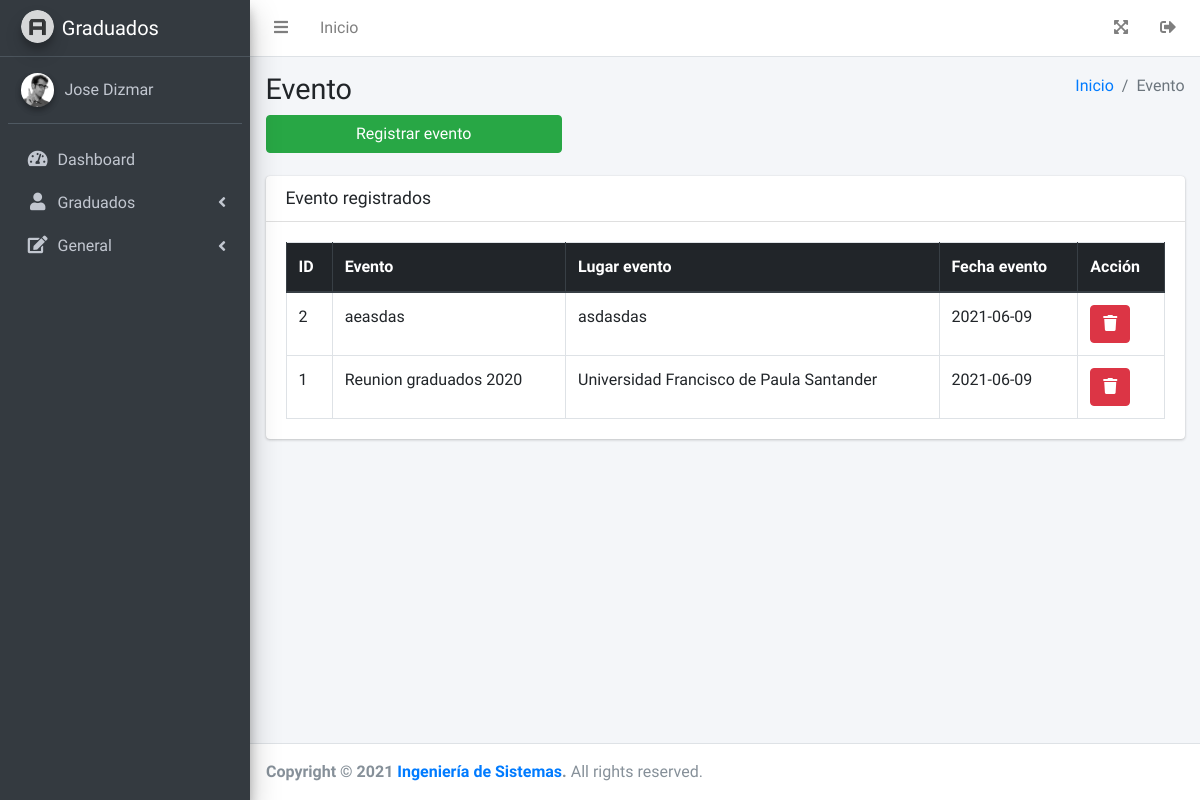
The page /Evento (signed in) on the database as committed earlier.
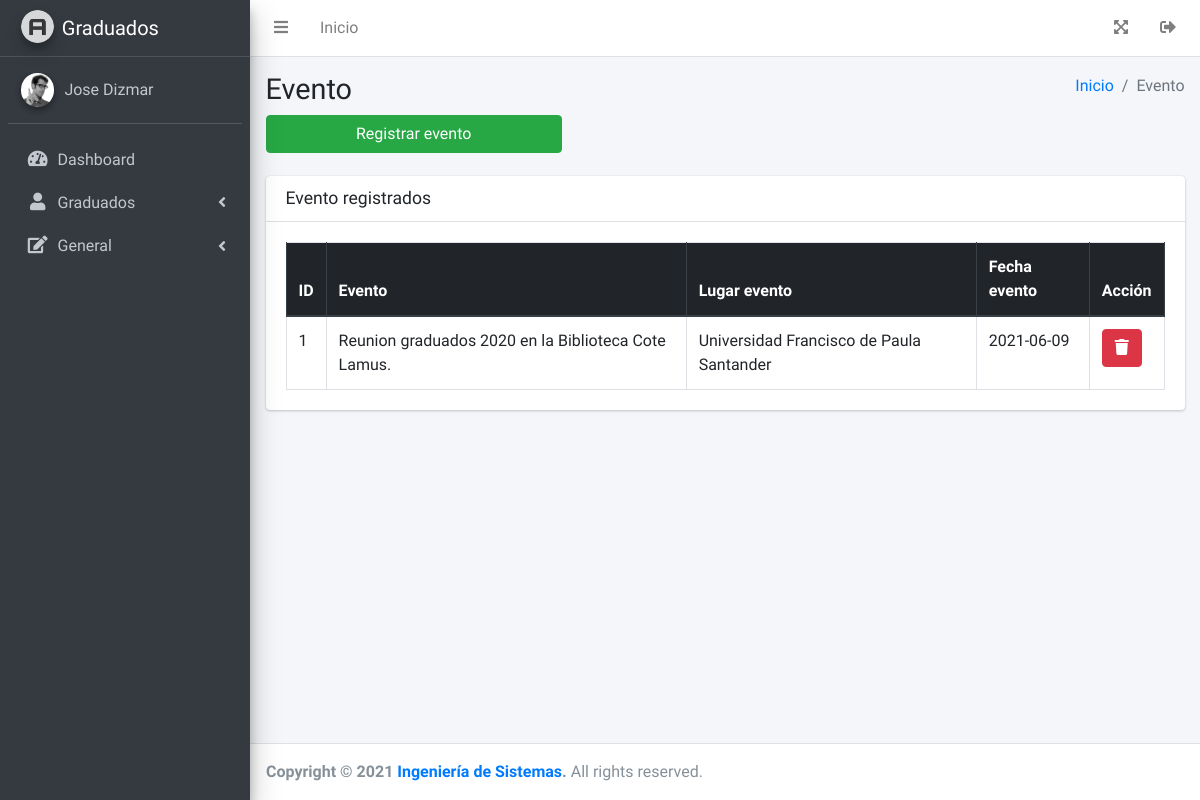
The same page on the database as committed later.
### tables this page shows
CREATE TABLE `evento` (
  `id` int(11) NOT NULL,
  `titulo` varchar(50) NOT NULL,
  `descripcion` varchar(100) NOT NULL,
  `fecha_evento` date NOT NULL,
  `lugar_evento` varchar(100) NOT NULL
);

### controller/Controlador.php (called while the page is built)
<?php
class Controlador
{
    public function ctrPlantilla()
    {
        include "view/Plantilla.php";
    }
}

### index.php (called while the page is built, shortened)
<?php
require_once "controller/Controlador.php";
$plantilla = new Controlador();
$plantilla->ctrPlantilla();
?>

### view/modulos/navegacion/Evento.php (the view, shortened to what the changed rows need)
<div class="content-wrapper">
    <div class="content-header">
        <div class="container-fluid">
            <div class="row mb-2">
                <div class="col-sm-6">
                    <h1 class="m-0">Evento</h1>
                </div>
                <div class="col-sm-6">
                    <ol class="breadcrumb float-sm-right">
                        <li class="breadcrumb-item"><a href="Administracion">Inicio</a></li>
                        <li class="breadcrumb-item active">Evento</li>
                    </ol>
                </div>
            </div>
            <div class="row mb-2">
                <div class="col-sm-4">
                    <a type="button" class="btn btn-block btn-success" data-toggle="modal" data-target="#modal-registrar-evento">Registrar evento</a>
                </div>
            </div>
        </div>
    </div>
    <section class="content">
        <div class="container-fluid">
            <div class="row">
                <div class="col-12">
                    <div class="card">
                        <div class="card-header">
                            <h3 class="card-title">Evento registrados</h3>
                        </div>
                        <div class="card-body">
                            <table id="example1" class="table table-bordered ">
                                <thead class="thead-dark">
                                    <tr>
                                        <th>ID</th>
                                        <th>Evento</th>
                                        <th>Lugar evento</th>
                                        <th>Fecha evento</th>
                                        <th>Acci&oacute;n</th>
                                    </tr>
                                </thead>
                                <tbody>
                                    <?php
                                    $query = $conexion->query("SELECT * FROM evento ORDER BY descripcion ASC");
                                    while ($row = mysqli_fetch_array($query)) {
                                        echo "<tr>
                                                <td>" . $row["id"] . "</td>
                                                <td>" . utf8_encode($row["descripcion"]) . "</td>
                                                <td>" . utf8_encode($row["lugar_evento"]) . "</td>
                                                <td>" . utf8_encode($row["fecha_evento"]) . "</td>
                                                <td>
                                                    <a class='btn btn-danger' onclick='verPersonal(" . $row["id"] . "," . 2 . ")'><i class='fas fa-trash'></i></a>
                                                </td>
                                            </tr>";
                                    }
                                    ?>
                                </tbody>
                            </table>
                        </div>
                    </div>
                </div>
            </div>
        </div>
    </section>
</div>

### view/modulos/menu.php (shortened to what the changed rows need)
<aside class="main-sidebar sidebar-dark-primary elevation-4">
    <a href="#!" class="brand-link">
        <img src="view/presentacion/admin/dist/img/AdminLTELogo.png" alt="AdminLTE Logo" class="brand-image img-circle elevation-3" style="opacity: .8">
        <span class="brand-text font-weight-light">Graduados</span>
    </a>
    <div class="sidebar">
        <div class="user-panel mt-3 pb-3 mb-3 d-flex">
            <div class="image">
                <img src="view/presentacion/admin/dist/img/user2-160x160.jpg" class="img-circle elevation-2" alt="User Image">
            </div>
            <div class="info">
                <a href="Perfil" class="d-block">Jose Dizmar</a>
            </div>
        </div>
        <nav class="mt-2">
            <ul class="nav nav-pills nav-sidebar flex-column" data-widget="treeview" role="menu" data-accordion="false">
                <li class="nav-item">
                    <a href="Administracion" class="nav-link">
                        <i class="nav-icon fas fa-tachometer-alt"></i>
                        <p>Dashboard</p>
                    </a>
                </li>
                <li class="nav-item">
                    <a href="#" class="nav-link">
                        <i class="nav-icon fas fa-user"></i>
                        <p>
                            Graduados
                            <i class="fas fa-angle-left right"></i>
                        </p>
                    </a>
                </li>
                <li class="nav-item">
                    <a href="#" class="nav-link">
                        <i class="nav-icon fas fa-edit"></i>
                        <p>
                            General
                            <i class="right fas fa-angle-left"></i>
                        </p>
                    </a>
                </li>
            </ul>
        </nav>
    </div>
</aside>

Rows that differ between the two databases and show on the page:
removed evento: id "2", descripcion "aeasdas", lugar_evento "asdasdas", fecha_evento "2021-06-09"
changed evento "Universidad Francisco de Paula Santander": descripcion "Reunion graduados 2020" → "Reunion graduados 2020 en la Biblioteca Cote Lamus."
